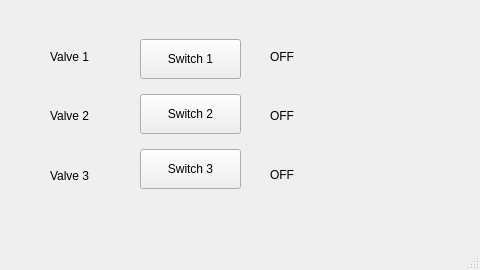
<?xml version="1.0" encoding="UTF-8"?>
<ui version="4.0">
 <class>MainWindow</class>
 <widget class="QMainWindow" name="MainWindow">
  <property name="geometry">
   <rect>
    <x>0</x>
    <y>0</y>
    <width>480</width>
    <height>270</height>
   </rect>
  </property>
  <property name="minimumSize">
   <size>
    <width>0</width>
    <height>0</height>
   </size>
  </property>
  <property name="windowTitle">
   <string>MainWindow</string>
  </property>
  <widget class="QWidget" name="centralwidget">
   <widget class="QWidget" name="gridLayoutWidget">
    <property name="geometry">
     <rect>
      <x>260</x>
      <y>20</y>
      <width>141</width>
      <height>191</height>
     </rect>
    </property>
    <layout class="QGridLayout" name="gridLayout">
     <property name="leftMargin">
      <number>10</number>
     </property>
     <property name="topMargin">
      <number>10</number>
     </property>
     <property name="rightMargin">
      <number>10</number>
     </property>
     <property name="bottomMargin">
      <number>10</number>
     </property>
     <item row="1" column="3">
      <widget class="QLabel" name="labelState_2">
       <property name="text">
        <string>OFF</string>
       </property>
      </widget>
     </item>
     <item row="2" column="3">
      <widget class="QLabel" name="labelState_3">
       <property name="text">
        <string>OFF</string>
       </property>
      </widget>
     </item>
     <item row="0" column="3">
      <widget class="QLabel" name="labelState_1">
       <property name="text">
        <string>OFF</string>
       </property>
      </widget>
     </item>
    </layout>
   </widget>
   <widget class="QWidget" name="verticalLayoutWidget">
    <property name="geometry">
     <rect>
      <x>40</x>
      <y>20</y>
      <width>81</width>
      <height>192</height>
     </rect>
    </property>
    <layout class="QVBoxLayout" name="verticalLayout_label">
     <property name="spacing">
      <number>6</number>
     </property>
     <property name="sizeConstraint">
      <enum>QLayout::SetDefaultConstraint</enum>
     </property>
     <property name="leftMargin">
      <number>10</number>
     </property>
     <property name="topMargin">
      <number>10</number>
     </property>
     <property name="rightMargin">
      <number>10</number>
     </property>
     <property name="bottomMargin">
      <number>10</number>
     </property>
     <item>
      <widget class="QLabel" name="label_1">
       <property name="text">
        <string>Valve 1</string>
       </property>
      </widget>
     </item>
     <item>
      <widget class="QLabel" name="label_2">
       <property name="text">
        <string>Valve 2</string>
       </property>
      </widget>
     </item>
     <item>
      <widget class="QLabel" name="label_3">
       <property name="text">
        <string>Valve 3</string>
       </property>
      </widget>
     </item>
    </layout>
   </widget>
   <widget class="QWidget" name="verticalLayoutWidget_2">
    <property name="geometry">
     <rect>
      <x>130</x>
      <y>20</y>
      <width>121</width>
      <height>191</height>
     </rect>
    </property>
    <layout class="QVBoxLayout" name="verticalLayout_button">
     <property name="spacing">
      <number>6</number>
     </property>
     <property name="sizeConstraint">
      <enum>QLayout::SetDefaultConstraint</enum>
     </property>
     <property name="leftMargin">
      <number>10</number>
     </property>
     <property name="topMargin">
      <number>10</number>
     </property>
     <property name="rightMargin">
      <number>10</number>
     </property>
     <property name="bottomMargin">
      <number>10</number>
     </property>
     <item>
      <widget class="QPushButton" name="SwitchBtn_1">
       <property name="minimumSize">
        <size>
         <width>0</width>
         <height>40</height>
        </size>
       </property>
       <property name="text">
        <string>Switch 1</string>
       </property>
      </widget>
     </item>
     <item>
      <widget class="QPushButton" name="SwitchBtn_2">
       <property name="minimumSize">
        <size>
         <width>0</width>
         <height>40</height>
        </size>
       </property>
       <property name="text">
        <string>Switch 2</string>
       </property>
      </widget>
     </item>
     <item>
      <widget class="QPushButton" name="SwitchBtn_3">
       <property name="minimumSize">
        <size>
         <width>0</width>
         <height>40</height>
        </size>
       </property>
       <property name="text">
        <string>Switch 3</string>
       </property>
      </widget>
     </item>
    </layout>
   </widget>
  </widget>
  <widget class="QMenuBar" name="menubar">
   <property name="geometry">
    <rect>
     <x>0</x>
     <y>0</y>
     <width>480</width>
     <height>18</height>
    </rect>
   </property>
  </widget>
  <widget class="QStatusBar" name="statusbar"/>
 </widget>
 <resources/>
 <connections>
  <connection>
   <sender>SwitchBtn_1</sender>
   <signal>clicked()</signal>
   <receiver>labelState_1</receiver>
   <slot>clear()</slot>
   <hints>
    <hint type="sourcelabel">
     <x>190</x>
     <y>76</y>
    </hint>
    <hint type="destinationlabel">
     <x>330</x>
     <y>74</y>
    </hint>
   </hints>
  </connection>
  <connection>
   <sender>SwitchBtn_2</sender>
   <signal>clicked()</signal>
   <receiver>labelState_2</receiver>
   <slot>clear()</slot>
   <hints>
    <hint type="sourcelabel">
     <x>218</x>
     <y>132</y>
    </hint>
    <hint type="destinationlabel">
     <x>294</x>
     <y>133</y>
    </hint>
   </hints>
  </connection>
  <connection>
   <sender>SwitchBtn_3</sender>
   <signal>clicked()</signal>
   <receiver>labelState_3</receiver>
   <slot>clear()</slot>
   <hints>
    <hint type="sourcelabel">
     <x>221</x>
     <y>178</y>
    </hint>
    <hint type="destinationlabel">
     <x>291</x>
     <y>181</y>
    </hint>
   </hints>
  </connection>
 </connections>
</ui>
